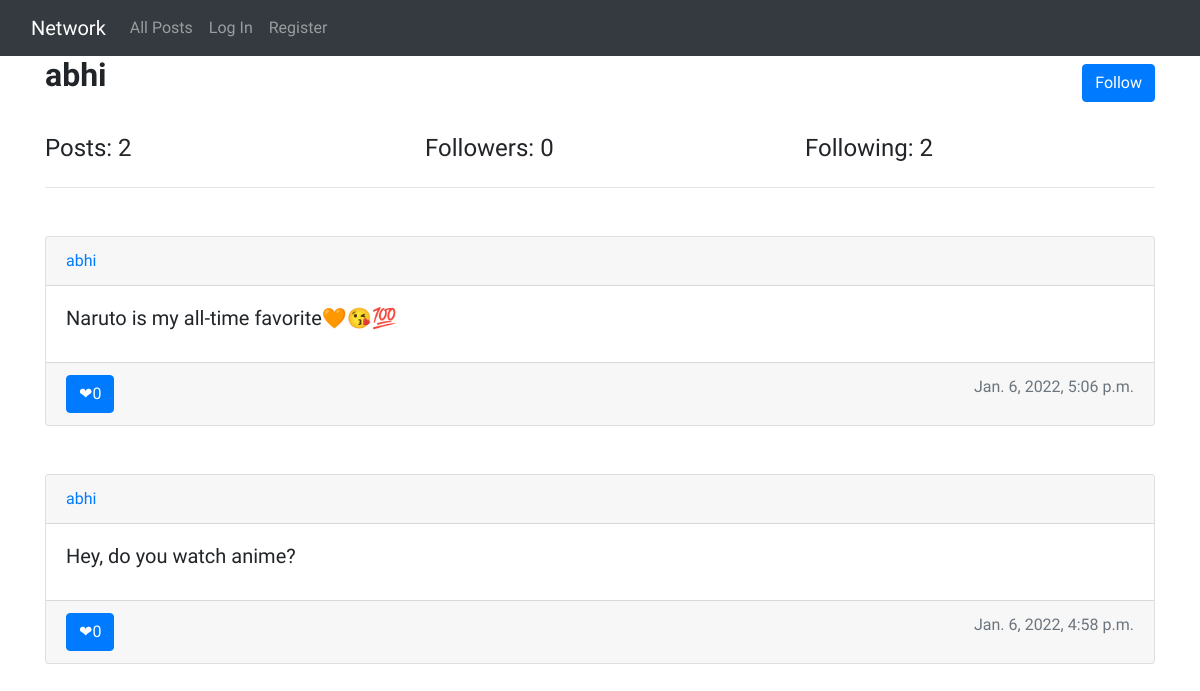
Screenshot of /profile/abhi with the database file from the repository.
### network/models.py (models this page shows, shortened)
class User(AbstractUser):
    pass

class Post(models.Model):
    user = models.ForeignKey('User', on_delete = models.CASCADE, related_name = "author")
    content = models.CharField(max_length = 255)
    date = models.DateTimeField(default = timezone.now)
    likes = models.IntegerField(default = 0)

### network/views.py (the view)
# urls.py: path("profile/<str:user>", views.profile, name="profile"),
def profile(request, user):
    user = User.objects.filter(username = user).first()
    followers = len(Follow.objects.filter(following = user))
    following = len(Follow.objects.filter(follower = user))
    posts = Post.objects.filter(user = user).order_by('-date')
    return render(request, 'network/profile.html', {
        "username": user,
        "followers": followers,
        "following": following,
        "posts": posts
    })

### network/templates/network/profile.html
{% extends "network/layout.html" %}
{% block body %}
    <div class="container">
        <div class="row">
            <div class="col">
                <h2><strong>{{ username }}</strong></h2>
            </div>
            <div class="col-6"></div>
            <div class="col">
                {% if request.user != username %}
                    <button class="btn btn-primary my-2" style="display: flex; float: right;">Follow</button>
                {% endif %}
            </div>
        </div>
    </div>
    <br>
    <div class="container">
        <div class="row">
            <div class="col">
                <h4> Posts: {{ posts|length }} </h4>
            </div>
            <div class="col">
                <h4>Followers: {{followers}}</h4>
            </div>
            <div class="col">
                <h4>Following: {{following}}</h4>
            </div>
        </div>
        <hr>
    </div>
    <div class="container my-5">
        {% for post in posts %}
            <div class="card ">
                <div class="card-header">
                    <a href="{% url 'profile' post.user %}">{{post.user.username}}</a>
                </div>
                <div class="card-body">
                    <h5 class="card-title">{{ post.content }}</h5>
                </div>
                <div class="card-footer text-muted" >
                    <a href="#" class="btn btn-primary" style="float: left;"><span >&#x2764;</span>{{post.likes}}</a>
                    <span style="float: right;">{{ post.date }}</span>
                </div>
            </div>
            <br><br>
       {% endfor %}
    </div>
{% endblock %}

### network/static/network/styles.css (style rules this page uses)
* { font-family: 'Quicksand', sans-serif; }

### rows the page displays
User: username "abhi"
Post: user.username "abhi", content "Naruto is my all-time favorite🧡😘💯", likes "0", date "Jan. 6, 2022, 5:06 p.m."
Post: user.username "abhi", content "Hey, do you watch anime?", likes "0", date "Jan. 6, 2022, 4:58 p.m."

### other values shown
{{ posts|length }} "2"
{{ followers }} "0"
{{ following }} "2"
